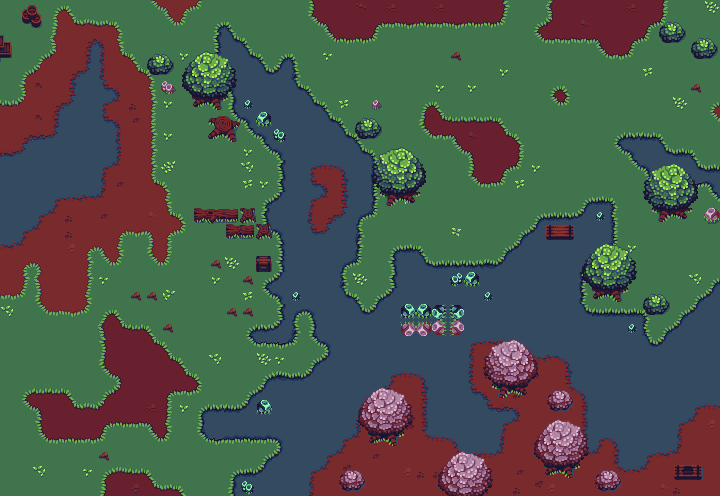

This game map was drawn from its Tiled (.tmx) file and the tilesets committed beside it. A one-line description and the trimmed map source follow:
An orthogonal 45x31 tile map with 16x16 px tiles, 2 tile layers (Ground, Fringe) and 29 objects (2x NPC, location, trigger, Fixture, Sign, ...).

<map version="1.5" tiledversion="1.7.2" orientation="orthogonal" renderorder="right-down" width="45" height="31" tilewidth="16" tileheight="16" infinite="0" nextlayerid="4" nextobjectid="37">
 <properties>
  <property name="enemyTint" type="color" value="#ffa33636" />
 </properties>
 <tileset firstgid="1" name="outdoor" tilewidth="16" tileheight="16" tilecount="288" columns="24">
  <image source="../tileset/buch-outdoor.png" width="384" height="192" />
  <tile id="6" probability="0.1" />
  <tile id="27" probability="0.05" />
  <tile id="28" probability="0.05" />
  <tile id="30" probability="0.1" />
  <tile id="51" probability="0.05" />
  <tile id="52" probability="0.05" />
  <tile id="54" probability="0.1" />
  <tile id="75" probability="0.05" />
  <tile id="76" probability="0.05" />
  <tile id="78" probability="0.1" />
  <tile id="82" probability="0.1" />
  <tile id="83" probability="0.1" />
  <tile id="99" probability="0.05" />
  <tile id="102" probability="0.1" />
  <tile id="106" probability="0.1" />
  <tile id="107" probability="0.1" />
  <tile id="126" probability="0.1" />
  <wangsets>
   <wangset name="Terrains" type="corner" tile="25">
    <wangcolor name="Grass" color="#fce94f" tile="150" probability="1" />
    <wangcolor name="Dirt" color="#ef2929" tile="100" probability="1" />
    <wangcolor name="Dark Dirt" color="#f57900" tile="34" probability="1" />
    <wangcolor name="Water" color="#729fcf" tile="171" probability="1" />
    <wangtile tileid="0" wangid="0,1,0,2,0,1,0,1" />
    <wangtile tileid="1" wangid="0,1,0,2,0,2,0,1" />
    <wangtile tileid="2" wangid="0,1,0,2,0,2,0,1" />
    <wangtile tileid="3" wangid="0,1,0,2,0,2,0,1" />
    <wangtile tileid="4" wangid="0,1,0,2,0,2,0,1" />
    <wangtile tileid="5" wangid="0,1,0,1,0,2,0,1" />
    <wangtile tileid="6" wangid="0,1,0,1,0,1,0,1" />
    <wangtile tileid="7" wangid="0,2,0,3,0,2,0,2" />
    <wangtile tileid="8" wangid="0,2,0,3,0,3,0,2" />
    <wangtile tileid="9" wangid="0,2,0,3,0,3,0,2" />
    <wangtile tileid="10" wangid="0,2,0,3,0,3,0,2" />
    <wangtile tileid="11" wangid="0,2,0,3,0,3,0,2" />
    <wangtile tileid="12" wangid="0,2,0,2,0,3,0,2" />
    <wangtile tileid="13" wangid="0,1,0,3,0,1,0,1" />
    <wangtile tileid="14" wangid="0,1,0,3,0,3,0,1" />
    <wangtile tileid="15" wangid="0,1,0,3,0,3,0,1" />
    <wangtile tileid="16" wangid="0,1,0,3,0,3,0,1" />
    <wangtile tileid="17" wangid="0,1,0,3,0,3,0,1" />
    <wangtile tileid="18" wangid="0,1,0,1,0,3,0,1" />
    <wangtile tileid="24" wangid="0,2,0,2,0,1,0,1" />
    <wangtile tileid="25" wangid="0,2,0,1,0,2,0,2" />
    <wangtile tileid="26" wangid="0,2,0,2,0,1,0,2" />
    <wangtile tileid="27" wangid="0,2,0,2,0,2,0,2" />
    <wangtile tileid="28" wangid="0,2,0,2,0,2,0,2" />
    <wangtile tileid="29" wangid="0,1,0,1,0,2,0,2" />
    <wangtile tileid="30" wangid="0,1,0,1,0,1,0,1" />
    <wangtile tileid="31" wangid="0,3,0,3,0,2,0,2" />
    <wangtile tileid="32" wangid="0,3,0,2,0,3,0,3" />
    <wangtile tileid="33" wangid="0,3,0,3,0,2,0,3" />
    <wangtile tileid="34" wangid="0,3,0,3,0,3,0,3" />
    <wangtile tileid="35" wangid="0,3,0,3,0,3,0,3" />
    <wangtile tileid="36" wangid="0,2,0,2,0,3,0,3" />
    <wangtile tileid="37" wangid="0,3,0,3,0,1,0,1" />
    <wangtile tileid="38" wangid="0,3,0,1,0,3,0,3" />
    <wangtile tileid="39" wangid="0,3,0,3,0,1,0,3" />
    <wangtile tileid="40" wangid="0,3,0,3,0,3,0,3" />
    <wangtile tileid="42" wangid="0,1,0,1,0,3,0,3" />
    <wangtile tileid="48" wangid="0,2,0,2,0,1,0,1" />
    <wangtile tileid="49" wangid="0,1,0,2,0,2,0,2" />
    <wangtile tileid="50" wangid="0,2,0,2,0,2,0,1" />
    <wangtile tileid="51" wangid="0,2,0,2,0,2,0,2" />
    <wangtile tileid="52" wangid="0,2,0,2,0,2,0,2" />
    <wangtile tileid="53" wangid="0,1,0,1,0,2,0,2" />
    <wangtile tileid="54" wangid="0,1,0,1,0,1,0,1" />
    <wangtile tileid="55" wangid="0,3,0,3,0,2,0,2" />
    <wangtile tileid="56" wangid="0,2,0,3,0,3,0,3" />
    <wangtile tileid="57" wangid="0,3,0,3,0,3,0,2" />
    <wangtile tileid="58" wangid="0,3,0,3,0,3,0,3" />
    <wangtile tileid="59" wangid="0,3,0,3,0,3,0,3" />
    <wangtile tileid="60" wangid="0,2,0,2,0,3,0,3" />
    <wangtile tileid="61" wangid="0,3,0,3,0,1,0,1" />
    <wangtile tileid="62" wangid="0,1,0,3,0,3,0,3" />
    <wangtile tileid="63" wangid="0,3,0,3,0,3,0,1" />
    <wangtile tileid="66" wangid="0,1,0,1,0,3,0,3" />
    <wangtile tileid="72" wangid="0,2,0,2,0,1,0,1" />
    <wangtile tileid="73" wangid="0,2,0,1,0,2,0,1" />
    <wangtile tileid="74" wangid="0,1,0,2,0,1,0,2" />
    <wangtile tileid="75" wangid="0,2,0,2,0,2,0,2" />
    <wangtile tileid="76" wangid="0,2,0,2,0,2,0,2" />
    <wangtile tileid="77" wangid="0,1,0,1,0,2,0,2" />
    <wangtile tileid="78" wangid="0,1,0,1,0,1,0,1" />
    <wangtile tileid="79" wangid="0,3,0,3,0,2,0,2" />
    <wangtile tileid="80" wangid="0,3,0,2,0,3,0,2" />
    <wangtile tileid="81" wangid="0,2,0,3,0,2,0,3" />
    <wangtile tileid="82" wangid="0,3,0,3,0,3,0,3" />
    <wangtile tileid="83" wangid="0,3,0,3,0,3,0,3" />
    <wangtile tileid="84" wangid="0,2,0,2,0,3,0,3" />
    <wangtile tileid="85" wangid="0,3,0,3,0,1,0,1" />
    <wangtile tileid="86" wangid="0,3,0,1,0,3,0,1" />
    <wangtile tileid="87" wangid="0,1,0,3,0,1,0,3" />
    <wangtile tileid="90" wangid="0,1,0,1,0,3,0,3" />
    <wangtile tileid="96" wangid="0,2,0,2,0,1,0,1" />
    <wangtile tileid="97" wangid="0,1,0,2,0,1,0,2" />
    <wangtile tileid="98" wangid="0,2,0,1,0,2,0,1" />
    <wangtile tileid="99" wangid="0,2,0,2,0,2,0,2" />
    <wangtile tileid="100" wangid="0,2,0,2,0,2,0,2" />
    <wangtile tileid="101" wangid="0,1,0,1,0,2,0,2" />
    <wangtile tileid="102" wangid="0,1,0,1,0,1,0,1" />
    <wangtile tileid="103" wangid="0,3,0,3,0,2,0,2" />
    <wangtile tileid="104" wangid="0,2,0,3,0,2,0,3" />
    <wangtile tileid="105" wangid="0,3,0,2,0,3,0,2" />
    <wangtile tileid="106" wangid="0,3,0,3,0,3,0,3" />
    <wangtile tileid="107" wangid="0,3,0,3,0,3,0,3" />
    <wangtile tileid="108" wangid="0,2,0,2,0,3,0,3" />
    <wangtile tileid="109" wangid="0,3,0,3,0,1,0,1" />
    <wangtile tileid="110" wangid="0,1,0,3,0,1,0,3" />
    <wangtile tileid="111" wangid="0,3,0,1,0,3,0,1" />
    <wangtile tileid="114" wangid="0,1,0,1,0,3,0,3" />
    <wangtile tileid="120" wangid="0,2,0,1,0,1,0,1" />
    <wangtile tileid="121" wangid="0,2,0,1,0,1,0,2" />
    <wangtile tileid="122" wangid="0,2,0,1,0,1,0,2" />
    <wangtile tileid="123" wangid="0,2,0,1,0,1,0,2" />
    <wangtile tileid="124" wangid="0,2,0,1,0,1,0,2" />
    <wangtile tileid="125" wangid="0,1,0,1,0,1,0,2" />
    <wangtile tileid="126" wangid="0,1,0,1,0,1,0,1" />
    <wangtile tileid="127" wangid="0,3,0,2,0,2,0,2" />
    <wangtile tileid="128" wangid="0,3,0,2,0,2,0,3" />
    <wangtile tileid="129" wangid="0,3,0,2,0,2,0,3" />
    <wangtile tileid="130" wangid="0,3,0,2,0,2,0,3" />
    <wangtile tileid="131" wangid="0,3,0,2,0,2,0,3" />
    <wangtile tileid="132" wangid="0,2,0,2,0,2,0,3" />
    <wangtile tileid="133" wangid="0,3,0,1,0,1,0,1" />
    <wangtile tileid="134" wangid="0,3,0,1,0,1,0,3" />
    <wangtile tileid="135" wangid="0,3,0,1,0,1,0,3" />
    <wangtile tileid="136" wangid="0,3,0,1,0,1,0,3" />
    <wangtile tileid="137" wangid="0,3,0,1,0,1,0,3" />
    <wangtile tileid="138" wangid="0,1,0,1,0,1,0,3" />
    <wangtile tileid="144" wangid="0,1,0,4,0,1,0,1" />
    <wangtile tileid="145" wangid="0,1,0,4,0,4,0,1" />
    <wangtile tileid="146" wangid="0,1,0,4,0,4,0,1" />
    <wangtile tileid="147" wangid="0,1,0,4,0,4,0,1" />
    <wangtile tileid="148" wangid="0,1,0,4,0,4,0,1" />
    <wangtile tileid="149" wangid="0,1,0,1,0,4,0,1" />
    <wangtile tileid="150" wangid="0,1,0,1,0,1,0,1" />
    <wangtile tileid="151" wangid="0,2,0,4,0,2,0,2" />
    <wangtile tileid="152" wangid="0,2,0,4,0,4,0,2" />
    <wangtile tileid="153" wangid="0,2,0,4,0,4,0,2" />
    <wangtile tileid="154" wangid="0,2,0,4,0,4,0,2" />
    <wangtile tileid="155" wangid="0,2,0,4,0,4,0,2" />
    <wangtile tileid="156" wangid="0,2,0,2,0,4,0,2" />
    <wangtile tileid="168" wangid="0,4,0,4,0,1,0,1" />
    <wangtile tileid="169" wangid="0,4,0,1,0,4,0,4" />
    <wangtile tileid="170" wangid="0,4,0,4,0,1,0,4" />
    <wangtile tileid="171" wangid="0,4,0,4,0,4,0,4" />
    <wangtile tileid="172" wangid="0,4,0,4,0,4,0,4" />
    <wangtile tileid="173" wangid="0,1,0,1,0,4,0,4" />
    <wangtile tileid="174" wangid="0,1,0,1,0,1,0,1" />
    <wangtile tileid="175" wangid="0,4,0,4,0,2,0,2" />
    <wangtile tileid="176" wangid="0,4,0,2,0,4,0,4" />
    <wangtile tileid="177" wangid="0,4,0,4,0,2,0,4" />
    <wangtile tileid="178" wangid="0,4,0,4,0,4,0,4" />
    <wangtile tileid="179" wangid="0,4,0,4,0,4,0,4" />
    <wangtile tileid="180" wangid="0,2,0,2,0,4,0,4" />
    <wangtile tileid="192" wangid="0,4,0,4,0,1,0,1" />
    <wangtile tileid="193" wangid="0,1,0,4,0,4,0,4" />
    <wangtile tileid="194" wangid="0,4,0,4,0,4,0,1" />
    <wangtile tileid="195" wangid="0,4,0,4,0,4,0,4" />
    <wangtile tileid="196" wangid="0,4,0,4,0,4,0,4" />
    <wangtile tileid="197" wangid="0,1,0,1,0,4,0,4" />
    <wangtile tileid="198" wangid="0,1,0,1,0,1,0,1" />
    <wangtile tileid="199" wangid="0,4,0,4,0,2,0,2" />
    <wangtile tileid="200" wangid="0,2,0,4,0,4,0,4" />
    <wangtile tileid="201" wangid="0,4,0,4,0,4,0,2" />
    <wangtile tileid="202" wangid="0,4,0,4,0,4,0,4" />
    <wangtile tileid="203" wangid="0,4,0,4,0,4,0,4" />
    <wangtile tileid="204" wangid="0,2,0,2,0,4,0,4" />
    <wangtile tileid="216" wangid="0,4,0,4,0,1,0,1" />
    <wangtile tileid="217" wangid="0,4,0,1,0,4,0,1" />
    <wangtile tileid="218" wangid="0,1,0,4,0,1,0,4" />
    <wangtile tileid="219" wangid="0,4,0,4,0,4,0,4" />
    <wangtile tileid="220" wangid="0,4,0,4,0,4,0,4" />
    <wangtile tileid="221" wangid="0,1,0,1,0,4,0,4" />
    <wangtile tileid="222" wangid="0,1,0,1,0,1,0,1" />
    <wangtile tileid="223" wangid="0,4,0,4,0,2,0,2" />
    <wangtile tileid="224" wangid="0,4,0,2,0,4,0,2" />
    <wangtile tileid="225" wangid="0,2,0,4,0,2,0,4" />
    <wangtile tileid="226" wangid="0,4,0,4,0,4,0,4" />
    <wangtile tileid="227" wangid="0,4,0,4,0,4,0,4" />
    <wangtile tileid="228" wangid="0,2,0,2,0,4,0,4" />
    <wangtile tileid="240" wangid="0,4,0,4,0,1,0,1" />
    <wangtile tileid="241" wangid="0,1,0,4,0,1,0,4" />
    <wangtile tileid="242" wangid="0,4,0,1,0,4,0,1" />
    <wangtile tileid="243" wangid="0,4,0,4,0,4,0,4" />
    <wangtile tileid="244" wangid="0,4,0,4,0,4,0,4" />
    <wangtile tileid="245" wangid="0,1,0,1,0,4,0,4" />
    <wangtile tileid="246" wangid="0,1,0,1,0,1,0,1" />
    <wangtile tileid="247" wangid="0,4,0,4,0,2,0,2" />
    <wangtile tileid="248" wangid="0,2,0,4,0,2,0,4" />
    <wangtile tileid="249" wangid="0,4,0,2,0,4,0,2" />
    <wangtile tileid="250" wangid="0,4,0,4,0,4,0,4" />
    <wangtile tileid="251" wangid="0,4,0,4,0,4,0,4" />
    <wangtile tileid="252" wangid="0,2,0,2,0,4,0,4" />
    <wangtile tileid="264" wangid="0,4,0,1,0,1,0,1" />
    <wangtile tileid="265" wangid="0,4,0,1,0,1,0,4" />
    <wangtile tileid="266" wangid="0,4,0,1,0,1,0,4" />
    <wangtile tileid="267" wangid="0,4,0,1,0,1,0,4" />
    <wangtile tileid="268" wangid="0,4,0,1,0,1,0,4" />
    <wangtile tileid="269" wangid="0,1,0,1,0,1,0,4" />
    <wangtile tileid="270" wangid="0,1,0,1,0,1,0,1" />
    <wangtile tileid="271" wangid="0,4,0,2,0,2,0,2" />
    <wangtile tileid="272" wangid="0,4,0,2,0,2,0,4" />
    <wangtile tileid="273" wangid="0,4,0,2,0,2,0,4" />
    <wangtile tileid="274" wangid="0,4,0,2,0,2,0,4" />
    <wangtile tileid="275" wangid="0,4,0,2,0,2,0,4" />
    <wangtile tileid="276" wangid="0,2,0,2,0,2,0,4" />
   </wangset>
  </wangsets>
 </tileset>
 <layer id="1" name="Ground" width="45" height="31">
  <data>[1395 cells, 1395 non-empty, 133 distinct tile ids]</data>
 </layer>
 <layer id="2" name="Fringe" width="45" height="31">
  <data>[1395 cells, 198 non-empty, 66 distinct tile ids]</data>
 </layer>
 <objectgroup id="3" name="Objects">
  <object id="1" name="maggots" type="location" x="435" y="74" width="155" height="99">
   <properties>
    <property name="spawncount" type="int" value="5" />
    <property name="spawntype" value="maggot" />
   </properties>
  </object>
  <object id="2" name="discover chest" type="trigger" x="201" y="200" width="127" height="127">
   <properties>
    <property name="script" type="file" value="chest-discovered.lua" />
   </properties>
   <ellipse />
  </object>
  <object id="3" name="unreachable" type="Fixture" x="2" y="158">
   <properties>
    <property name="static" type="bool" value="true" />
   </properties>
   <polygon points="0,0 55,-23 96,-117 110,-61 104,-42 119,-33 116,6 104,9 100,36 60,43 53,58 43,58 34,74 21,69 18,90 0,89" />
  </object>
  <object id="5" name="guard" type="NPC" x="22" y="361">
   <polyline points="-3,120 87,91 154,96 181,16 273,-1" />
  </object>
  <object id="6" name="guard" type="NPC" x="277" y="18">
   <polyline points="0,0 75,78 133,82 176,179 274,183" />
  </object>
  <object id="10" gid="282" x="413.333" y="225.333" width="16" height="16" />
  <object id="11" gid="282" x="421.667" y="218" width="16" height="16" />
  <object id="12" gid="2147483930" x="423" y="235.333" width="16" height="16" />
  <object id="13" gid="282" x="5" y="70" width="16" height="16" />
  <object id="14" gid="282" x="-3.66667" y="80.3333" width="16" height="16" />
  <object id="16" gid="283" x="538" y="418.333" width="16" height="16" />
  <object id="17" gid="283" x="407.667" y="462" width="16" height="16" />
  <object id="18" gid="283" x="417" y="473.667" width="16" height="16" />
  <object id="19" gid="283" x="402.667" y="469" width="16" height="16" />
  <object id="21" gid="2147483930" x="683.333" y="260.5" width="16" height="16" />
  <object id="22" gid="282" x="692.167" y="269.167" width="16" height="16" />
  <object id="23" gid="282" x="701.667" y="247.833" width="16" height="16" />
  <object id="24" gid="282" x="688.5" y="242" width="16" height="16" />
  <object id="25" gid="282" x="670.5" y="263.5" width="16" height="16" />
  <object id="26" gid="282" x="680" y="284" width="16" height="16" />
  <object id="27" gid="282" x="643.833" y="283.667" width="16" height="16" />
  <object id="28" gid="282" x="63.4165" y="386" width="16" height="16" />
  <object id="29" gid="282" x="9.0835" y="356.167" width="16" height="16" />
  <object id="30" gid="282" x="11.9165" y="385" width="16" height="16" />
  <object id="31" gid="282" x="54.2495" y="378.5" width="16" height="16" />
  <object id="32" gid="2147483930" x="2.4165" y="364.5" width="16" height="16" />
  <object id="33" gid="2147483930" x="41.5835" y="382.833" width="16" height="16" />
  <object id="34" type="Sign" gid="257" x="670.667" y="87" width="16" height="16">
   <properties>
    <property name="text" value="East West" />
   </properties>
  </object>
  <object id="36" name="player-start" type="Location" x="192" y="160" width="16" height="16" />
 </objectgroup>
</map>
